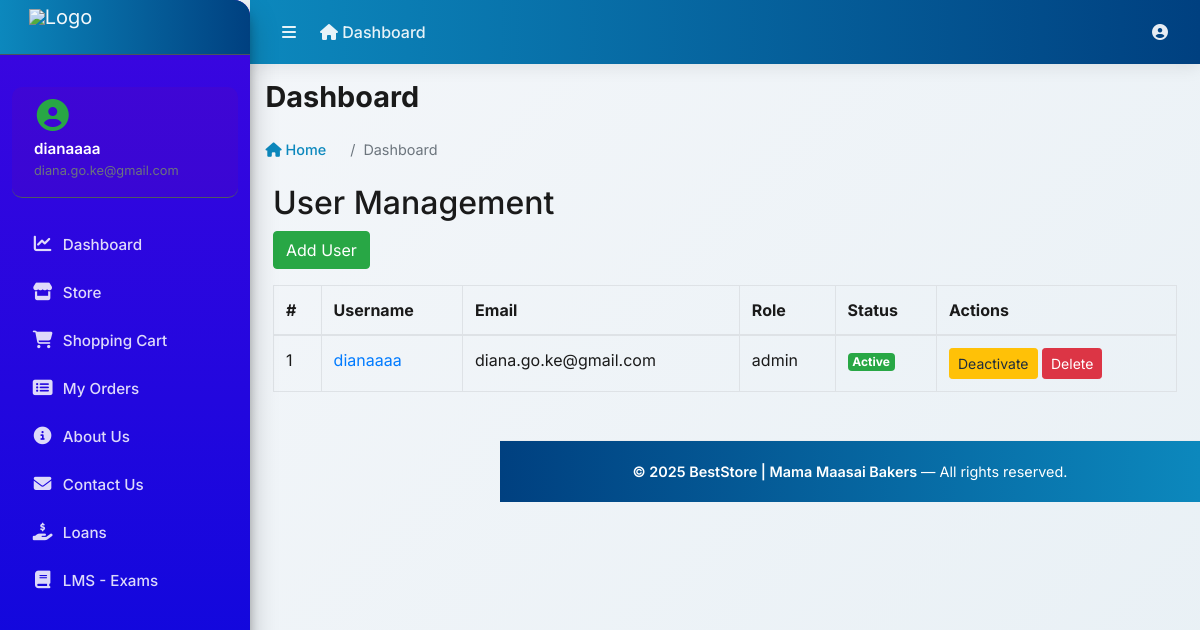
/accounts/userManagement/ (signed in), run on an earlier commit of the app's database.
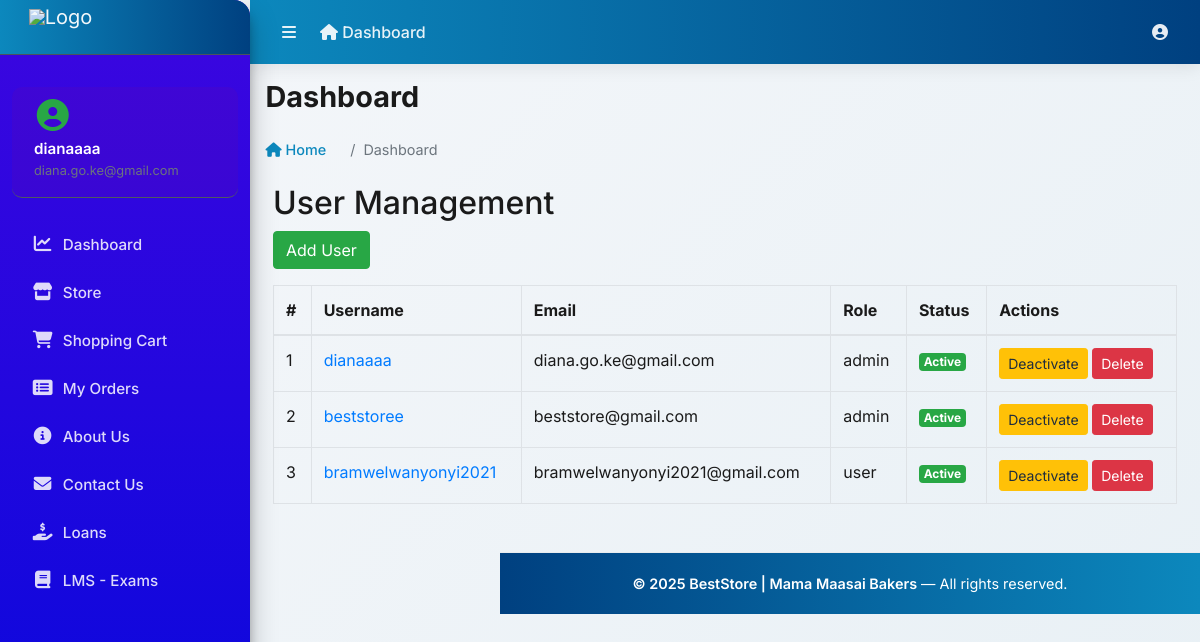
And on a later commit of the database.
### accounts/models.py (models this page shows, shortened)
class Account(AbstractUser):
    ROLE_CHOICES = (
        ('admin', 'Admin'),
        ('finance', 'Finance'),
        ('user', 'User'),
    )
    role = models.CharField(max_length=20, choices=ROLE_CHOICES, default='user')
    first_name = models.CharField(max_length=50)
    last_name = models.CharField(max_length=50)
    username = models.CharField(max_length=50, unique=True)
    email = models.EmailField(max_length=100, unique=True)
    phone_number = models.CharField(max_length=50, blank=True, null=True)
    groups = models.ManyToManyField(
        Group,
        related_name="custom_user_set",
        blank=True,
        help_text="The groups this user belongs to.",
        verbose_name="groups",
    )
    user_permissions = models.ManyToManyField(
        Permission,
        related_name="custom_user_permissions_set",
        blank=True,
        help_text="Specific permissions for this user.",
        verbose_name="user permissions",
    )
    date_joined = models.DateTimeField(auto_now_add=True)
    last_login = models.DateTimeField(auto_now_add=True)
    is_admin = models.BooleanField(default=False)
    is_staff = models.BooleanField(default=False)
    is_superuser = models.BooleanField(default=False)
    is_active = models.BooleanField(default=False)
    is_superadmin = models.BooleanField(default=False)
    USERNAME_FIELD = 'email'
    REQUIRED_FIELDS = ['username', 'first_name', 'last_name']
    objects = MyAccountManager()

### accounts/views.py (the view, shortened to what this page needs)
# urls.py: path('userManagement/', views.user_management, name='user_management'),
@admin_required
def user_management(request):
    User = get_user_model()
    users = User.objects.all()
    return render(request, 'accounts/user_management.html', {'users': users})

### accounts/views.py (called while the page is built)
def admin_required(view_func):
    return user_passes_test(lambda u: u.is_staff or u.is_superuser)(view_func)

### carts/context_processors.py (called while the page is built)
def counter(request):
    cart_count = 0
    if 'admin' in request.path:
        return {}
    else:
        try:
            cart = Cart.objects.filter(cart_id=_cart_id(request))
            if request.user.is_authenticated:
                cart_items = CartItem.objects.all().filter(user=request.user)
            else:
                cart_items = CartItem.objects.all().filter(cart=cart[:1])
            for cart_item in cart_items:
                cart_count += cart_item.quantity
        except Cart.DoesNotExist:
            cart_count = 0
    return dict(cart_count=cart_count)

### carts/views.py (called while the page is built)
def _cart_id(request):
    cart = request.session.session_key
    if not cart:
        cart = request.session.create()
    return cart

### category/context_processors.py (called while the page is built)
def menu_links(request):
    links = Category.objects.all()
    return dict(links=links)

### templates/accounts/user_management.html (shortened to what this page needs)
{% extends 'base.html' %}
{% block content %}
<div class="container mt-4">
    <h2>User Management</h2>
    <a href="{% url 'add_user' %}" class="btn btn-success mb-3">Add User</a>
    <table class="table table-bordered">
        <thead>
            <tr>
                <th>#</th>
                <th>Username</th>
                <th>Email</th>
                <th>Role</th>
                <th>Status</th>
                <th>Actions</th>
            </tr>
        </thead>
        <tbody>
            {% for user in users %}
            <tr>
                <td>{{ forloop.counter }}</td>
                <td><a href="{% url 'user_detail' user.id %}">{{ user.username }}</a></td>
                <td>{{ user.email }}</td>
                <td>{{ user.role }}</td>
                <td>
                    {% if user.is_active %}
                        <span class="badge bg-success">Active</span>
                    {% else %}
                        <span class="badge bg-danger">Inactive</span>
                    {% endif %}
                </td>
                <td>
                    <form method="post" style="display:inline;">
                        {% if not user.is_active %}
                            <button type="submit" name="action" value="activate" class="btn btn-sm btn-success">Activate</button>
                        {% else %}
                            <button type="submit" name="action" value="deactivate" class="btn btn-sm btn-warning">Deactivate</button>
                        {% endif %}
                        <button type="submit" name="action" value="delete" class="btn btn-sm btn-danger" onclick="return confirm('Are you sure you want to delete this user?');">Delete</button>
                    </form>
                </td>
            </tr>
            {% empty %}
            <tr>
                <td colspan="6" class="text-center">No users found.</td>
            </tr>
            {% endfor %}
        </tbody>
    </table>
</div>
{% endblock %}

### templates/base.html (shortened to what the changed rows need)
{% load static %}
<!DOCTYPE html>
<html lang="en-us">
<head>
    <link rel="stylesheet" href="https://cdnjs.cloudflare.com/ajax/libs/font-awesome/6.4.0/css/all.min.css">
    <link rel="stylesheet" href="{% static 'vendor/bootstrap/css/bootstrap.min.css' %}">
    <link rel="stylesheet" href="{% static 'vendor/adminlte/css/adminlte.min.css' %}">
</head>
<body class="hold-transition sidebar-mini">
<div class="wrapper">
    <aside class="main-sidebar elevation-4 sidebar-dark-primary">
        <div class="sidebar">
            <div class="user-panel mt-3 pb-3 mb-3">
                <div class="info">
                    <a href="{% url 'profile' %}" class="d-block">{{ user.username|default:"Guest" }}</a>
                    <small class="text-muted">{{ user.email|default:"" }}</small>
                </div>
            </div>
        </div>
    </aside>
    <div class="content-wrapper">
        <div class="content">
            <div class="container-fluid">
                <div class="row mb-4">
                    <div class="col-12">
                        <div class="d-flex justify-content-between align-items-center">
                            <div>
                                <h1 class="m-0">{% block page_title %}Dashboard{% endblock %}</h1>
                            </div>
                        </div>
                    </div>
                </div>
            </div>
        </div>
        <div class="content">
            <div class="container-fluid">
                {% block content %}{% endblock %}
            </div>
        </div>
    </div>
</div>
</body>
</html>

What changed in the data, as far as the page shows it:
added Account: username "beststoree", email "beststore@gmail.com", role "admin", is_active "Active"
added Account: username "bramwelwanyonyi2021", email "bramwelwanyonyi2021@gmail.com", role "user", is_active "Active"
